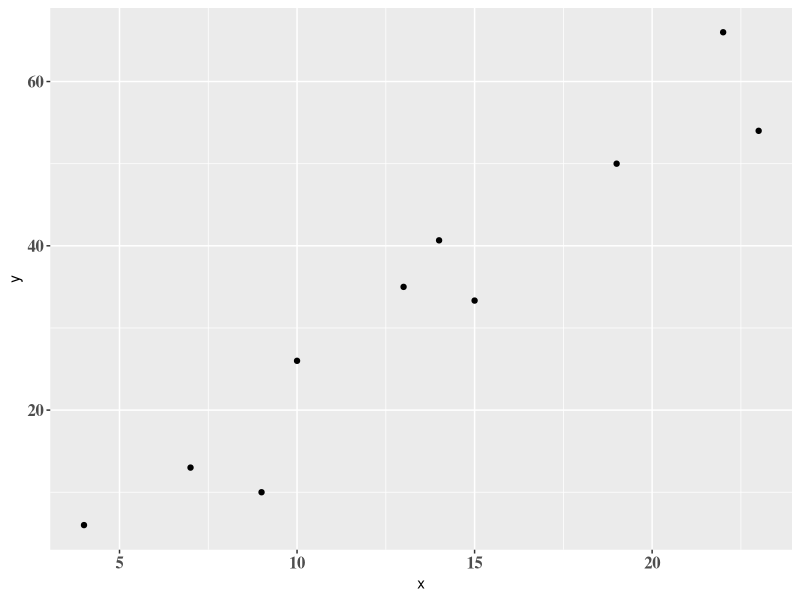
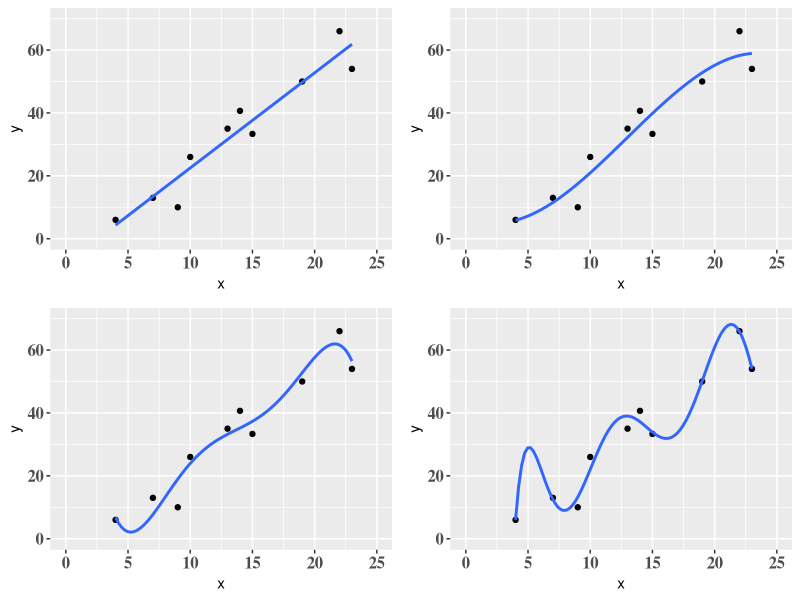
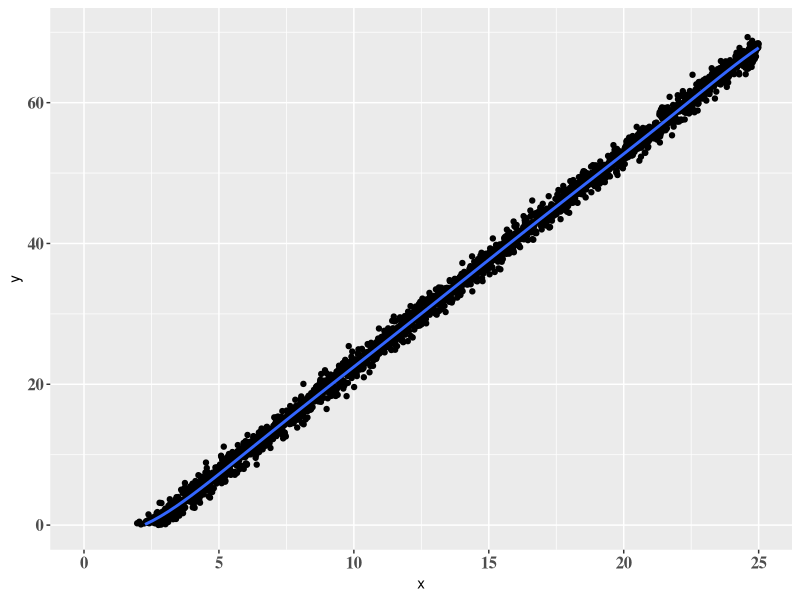
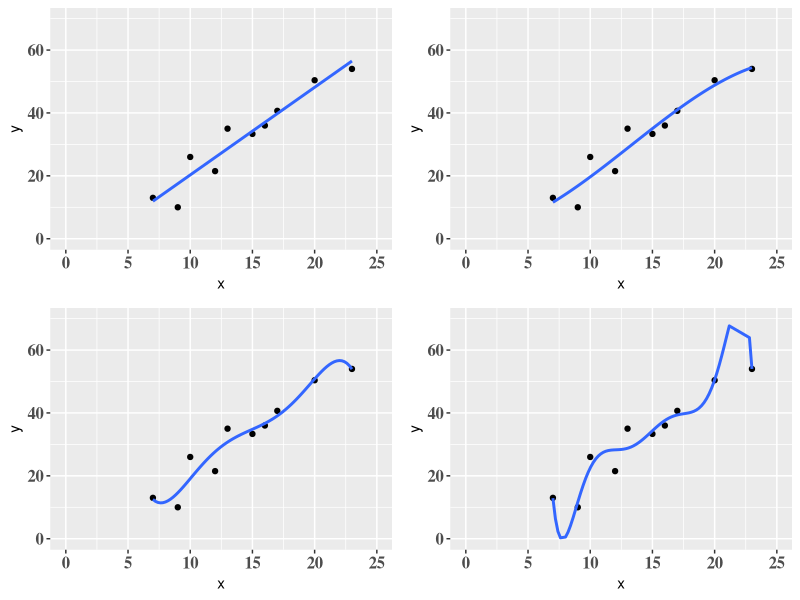
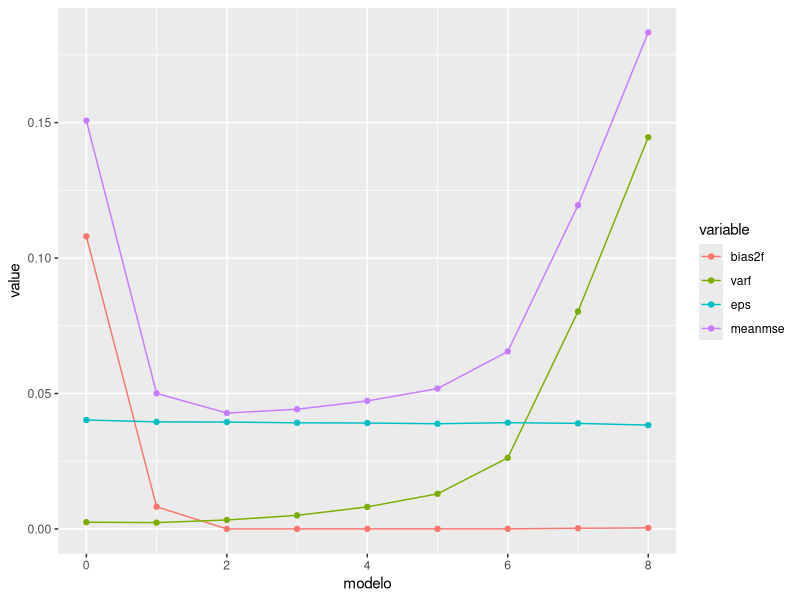

Reproduce these figures in R, in order.
## ---- chunk 1
knitr::opts_chunk$set(echo = TRUE)
## ---- chunk 2

suppressPackageStartupMessages(library(tidyverse))
suppressPackageStartupMessages(library(ggplot2))
suppressPackageStartupMessages(library(gridExtra))
## ---- chunk 3

set.seed(42)

cars %>% 
  filter(dist < 80) %>% 
  group_by(speed) %>% 
  summarise(dist = mean(dist)) %>% 
  sample_n(10) %>% 
  ggplot(aes(x = speed, y = dist)) +
  geom_point() + labs(x = "x", y = "y") + 
  theme(axis.text = element_text(family = "serif", face = "bold", size = 12))
## ---- chunk 4
set.seed(42)

plot1 <- cars %>% 
  filter(dist < 80) %>% 
  group_by(speed) %>% 
  summarise(dist = mean(dist)) %>% 
  sample_n(10) %>% 
  ggplot(aes(x = speed, y = dist)) +
  geom_point() + labs(x = "x", y = "y") + 
  theme(axis.text = element_text(family = "serif", face = "bold", size = 12)) +
  stat_smooth(aes(x = speed, y = dist), method = "lm",na.rm = TRUE,
              formula = y ~ poly(x, 1), se = FALSE) + xlim(0, 25) + ylim(0,70)

set.seed(42)

plot2 <- cars %>% 
  filter(dist < 80) %>% 
  group_by(speed) %>% 
  summarise(dist = mean(dist)) %>% 
  sample_n(10) %>% 
  ggplot(aes(x = speed, y = dist)) +
  geom_point() + labs(x = "x", y = "y") + 
  theme(axis.text = element_text(family = "serif", face = "bold", size = 12)) +
  stat_smooth(aes(x = speed, y = dist), method = "lm",na.rm = TRUE,
              formula = y ~ poly(x, 3), se = FALSE) + xlim(0, 25) + ylim(0,70)

set.seed(42)

plot3 <- cars %>% 
  filter(dist < 80) %>% 
  group_by(speed) %>% 
  summarise(dist = mean(dist)) %>% 
  sample_n(10) %>% 
  ggplot(aes(x = speed, y = dist)) +
  geom_point() + labs(x = "x", y = "y") + 
  theme(axis.text = element_text(family = "serif", face = "bold", size = 12)) +
  stat_smooth(aes(x = speed, y = dist), method = "lm",na.rm = TRUE,
              formula = y ~ poly(x, 5), se = FALSE) + xlim(0, 25) + ylim(0,70)

set.seed(42)

plot4 <- cars %>% 
  filter(dist < 80) %>% 
  group_by(speed) %>% 
  summarise(dist = mean(dist)) %>% 
  sample_n(10) %>% 
  ggplot(aes(x = speed, y = dist)) +
  geom_point() + labs(x = "x", y = "y") + 
  theme(axis.text = element_text(family = "serif", face = "bold", size = 12)) +
  stat_smooth(aes(x = speed, y = dist), method = "lm",na.rm = TRUE,
              formula = y ~ poly(x, 7), se = FALSE) + xlim(0, 25) + ylim(0,70)

grid.arrange(plot1, plot2, plot3, plot4, ncol=2)
## ---- chunk 5
set.seed(42)

dc <- cars %>% 
  filter(dist < 80) %>% 
  group_by(speed) %>% 
  summarise(dist = mean(dist)) %>% 
  sample_n(10)

lm(dist ~ speed, data = dc) %>% 
  predict(data.frame(speed = seq(0,25,0.01))) %>% 
  as_tibble() %>% 
  rename(dist = value) %>% 
  mutate(dist = dist + rnorm(length(seq(0,25,0.01))),0,0.2) %>% 
  mutate(speed =  seq(0,25,0.01)) %>% 
  filter(dist > 0) %>% 
  ggplot(aes(x = speed, y = dist)) +
  geom_point() + labs(x = "x", y = "y") + 
  theme(axis.text = element_text(family = "serif", face = "bold", size = 12)) +
  stat_smooth(aes(x = speed, y = dist), method = "lm",na.rm = TRUE,
              formula = y ~ poly(x, 7), se = FALSE) + xlim(0, 25) + ylim(0,70)

## ---- chunk 6
set.seed(43)

plot1 <- cars %>% 
  filter(dist < 80) %>% 
  group_by(speed) %>% 
  summarise(dist = mean(dist)) %>% 
  sample_n(10) %>% 
  ggplot(aes(x = speed, y = dist)) +
  geom_point() + labs(x = "x", y = "y") + 
  theme(axis.text = element_text(family = "serif", face = "bold", size = 12)) +
  stat_smooth(aes(x = speed, y = dist), method = "lm",na.rm = TRUE,
              formula = y ~ poly(x, 1), se = FALSE) + xlim(0, 25) + ylim(0,70)

set.seed(43)

plot2 <- cars %>% 
  filter(dist < 80) %>% 
  group_by(speed) %>% 
  summarise(dist = mean(dist)) %>% 
  sample_n(10) %>% 
  ggplot(aes(x = speed, y = dist)) +
  geom_point() + labs(x = "x", y = "y") + 
  theme(axis.text = element_text(family = "serif", face = "bold", size = 12)) +
  stat_smooth(aes(x = speed, y = dist), method = "lm",na.rm = TRUE,
              formula = y ~ poly(x, 3), se = FALSE) + xlim(0, 25) + ylim(0,70)

set.seed(43)

plot3 <- cars %>% 
  filter(dist < 80) %>% 
  group_by(speed) %>% 
  summarise(dist = mean(dist)) %>% 
  sample_n(10) %>% 
  ggplot(aes(x = speed, y = dist)) +
  geom_point() + labs(x = "x", y = "y") + 
  theme(axis.text = element_text(family = "serif", face = "bold", size = 12)) +
  stat_smooth(aes(x = speed, y = dist), method = "lm",na.rm = TRUE,
              formula = y ~ poly(x, 5), se = FALSE) + xlim(0, 25) + ylim(0,70)

set.seed(43)

plot4 <- cars %>% 
  filter(dist < 80) %>% 
  group_by(speed) %>% 
  summarise(dist = mean(dist)) %>% 
  sample_n(10) %>% 
  ggplot(aes(x = speed, y = dist)) +
  geom_point() + labs(x = "x", y = "y") + 
  theme(axis.text = element_text(family = "serif", face = "bold", size = 12)) +
  stat_smooth(aes(x = speed, y = dist), method = "lm",na.rm = TRUE,
              formula = y ~ poly(x, 7), se = FALSE)  + xlim(0, 25) + ylim(0,70)

grid.arrange(plot1, plot2, plot3, plot4, ncol=2)
## ---- chunk 7

suppressPackageStartupMessages(library(tidyverse))

suppressPackageStartupMessages(library(magrittr))

set.seed(42)

fun <- function(x) x^2

ref <- tibble(x = seq(0,1,0.1)) %>% 
  mutate(y = fun(x))

data_sim <- function(n = 50){
  
  x = runif(n = n, min = 0, max = 1)
  y = fun(x) + rnorm(n = n, mean = 0, sd = 0.2)
  
  data = tibble::tibble(x, y)
  return(data)
}

dados = data.frame(modelo = NA, x = NA, y = NA, pred = NA)

for (i in 1:500) {
  
  sim <- data_sim()
  
model0 <- lm(y ~ 1, data = sim) %>% 
  predict(select(ref, x))

model1 <- lm(y ~ poly(x, degree = 1), data = sim) %>%
  predict(select(ref, x))

model2 <- lm(y ~ poly(x, degree = 2), data = sim) %>%
  predict(select(ref, x))

model3 <- lm(y ~ poly(x, degree = 3), data = sim) %>%
  predict(select(ref, x))

model4 <- lm(y ~ poly(x, degree = 4), data = sim) %>%
  predict(select(ref, x))

model5 <- lm(y ~ poly(x, degree = 5), data = sim) %>%
  predict(select(ref, x))

model6 <- lm(y ~ poly(x, degree = 6), data = sim) %>%
  predict(select(ref, x))

model7 <- lm(y ~ poly(x, degree = 7), data = sim) %>%
  predict(select(ref, x))

model8 <- lm(y ~ poly(x, degree = 8), data = sim) %>%
  predict(select(ref, x))

eps <- rnorm(n = 11, mean = 0, sd = 0.2)


dados %<>% 
  rbind(data.frame(modelo = 0, x = select(ref, x), 
                   select(ref, y)+eps, pred = model0))  %>% 
  rbind(data.frame(modelo = 1, x = select(ref, x),
                   select(ref, y)+eps, pred = model1)) %>% 
  rbind(data.frame(modelo = 2, x = select(ref, x),
                   select(ref, y)+eps, pred = model2)) %>% 
  rbind(data.frame(modelo = 3, x = select(ref, x),
                   select(ref, y)+eps, pred = model3)) %>% 
  rbind(data.frame(modelo = 4, x = select(ref, x),
                   select(ref, y)+eps, pred = model4)) %>% 
  rbind(data.frame(modelo = 5, x = select(ref, x),
                   select(ref, y)+eps, pred = model5)) %>% 
  rbind(data.frame(modelo = 6, x = select(ref, x),
                   select(ref, y)+eps, pred = model6)) %>% 
  rbind(data.frame(modelo = 7, x = select(ref, x),
                   select(ref, y)+eps, pred = model7)) %>% 
  rbind(data.frame(modelo = 8, x = select(ref, x),
                   select(ref, y)+eps, pred = model8))
}

dados %<>% as.tibble() %>% na.omit()

var <- dados %>% 
  group_by(modelo, x) %>% 
  summarise(varfx = var(pred)) %>% 
  group_by(modelo) %>% 
  summarise(varf = mean(varfx))

bias <- dados %>% 
  group_by(modelo, x) %>% 
  summarise(meanf = mean(pred)) %>% 
  mutate(bias2 = (meanf - fun(x))^2) %>% 
  group_by(modelo) %>% 
  summarise(bias2f = mean(bias2))

mse <- dados %>% 
  group_by(modelo, x) %>% 
  mutate(error = (pred - y)^2) %>%
  group_by(modelo) %>% 
  summarise(meanmse = mean(error))

resume <- bias %>% 
  bind_cols(var %>% select(varf)) %>% 
  bind_cols(mse %>% select(meanmse)) %>% 
  mutate(eps = meanmse - bias2f - varf) %>% 
  select(modelo, bias2f, varf, eps, meanmse)

# resume

resume %>% 
  reshape2::melt(id.var = "modelo") %>% 
  ggplot(aes(x = modelo, y = value, col = variable)) +
  geom_line() + geom_point()
